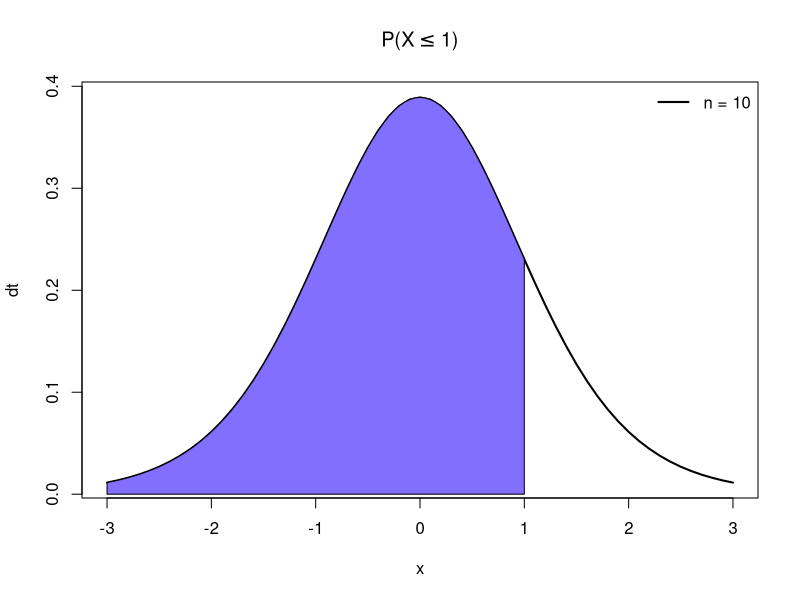
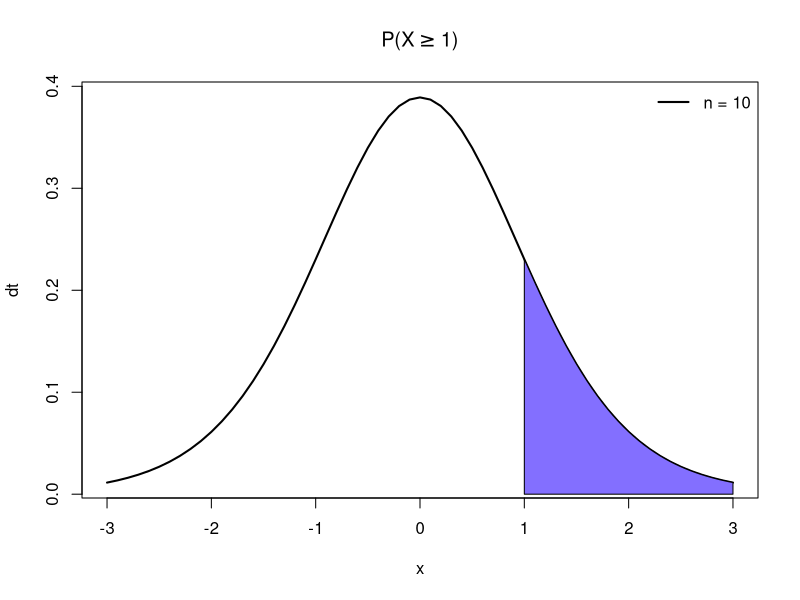
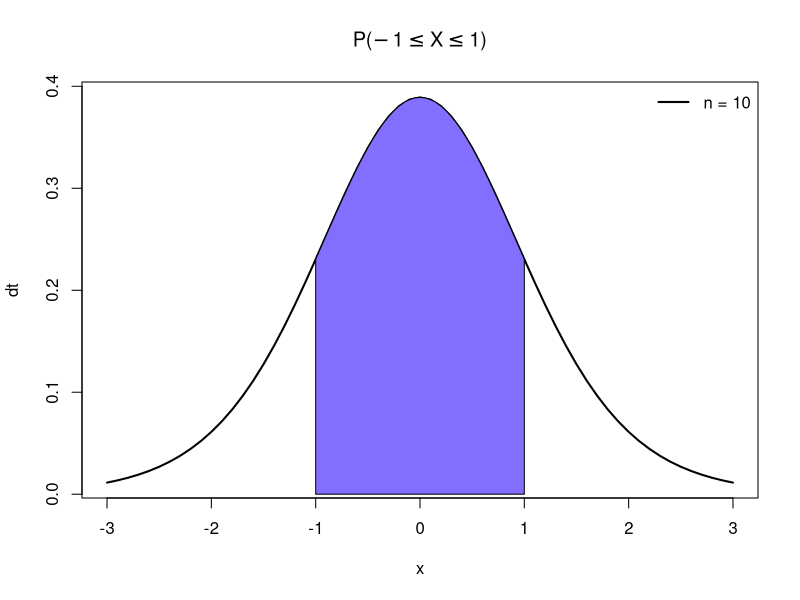
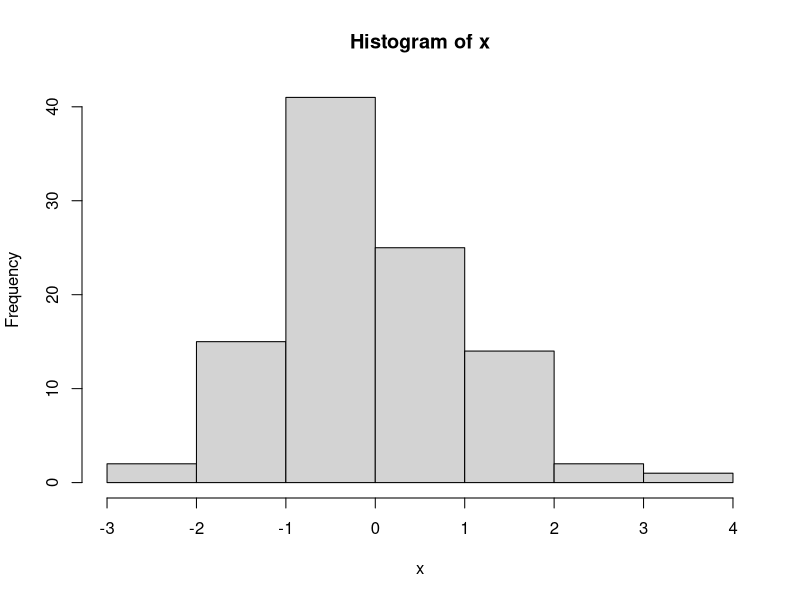
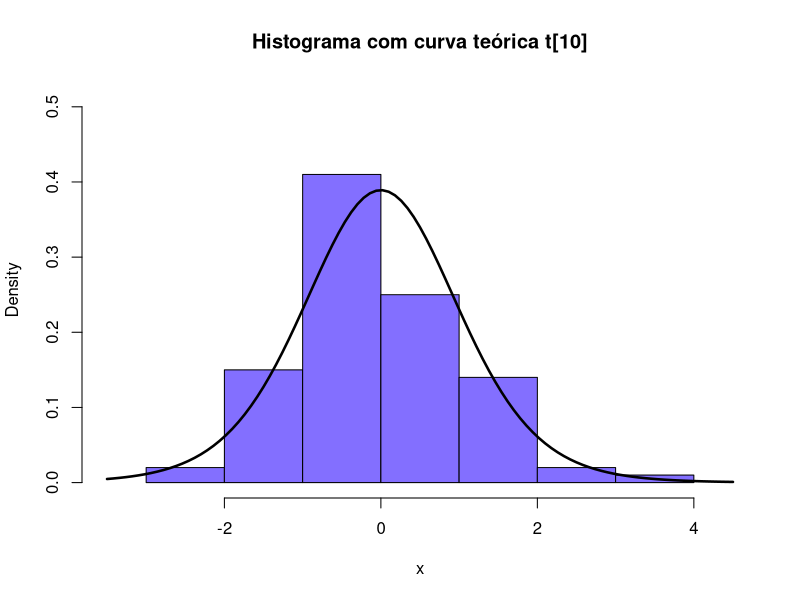
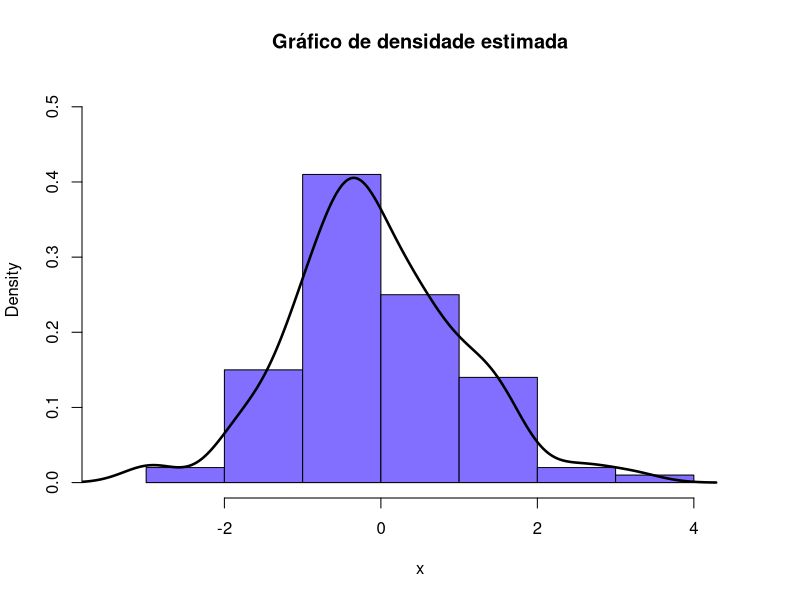

These figures' R source, in order:
## ---- chunk 1
knitr::opts_chunk$set(echo = TRUE)
## ---- chunk 2
quantil = 1
n = 10
## ---- chunk 3
cat('f(1, 10) = ', dt(quantil, n))
## ---- chunk 4
x = seq(-3, 3, by = 0.1)
plot(x, dt(x, n), type = 'l', ylab = 'dt', lwd = 2, main = expression(paste('P(X', phantom()<= 1, ')')))
polygon(x = c(-3, seq(-3, quantil, by = 0.05), quantil), y = c(0, dt(seq(-3, quantil, by = 0.05), n), 0), col = 'SlateBlue1')
legend("topright", legend = c('n = 10'), 
       lty=1, col=c('black'), lwd=2, bty="n")
## ---- chunk 5
cat('P(X <= 1) = ', pt(quantil, n))
## ---- chunk 6
plot(x, dt(x, n), type = 'l', ylab = 'dt', lwd = 2, main = expression(paste('P(X', phantom()>= 1, ')')))
polygon(x = c(quantil, seq(quantil, 3, by = 0.05), 3), y = c(0, dt(seq(quantil, 3, by = 0.05), n), 0), col = 'SlateBlue1')
legend("topright", legend = c('n = 10'), 
       lty=1, col=c('black'), lwd=2, bty="n")
## ---- chunk 7
cat('P(X >= 1) = ', pt(quantil, n, lower.tail = FALSE))
## ---- chunk 8
plot(x, dt(x, n), type = 'l', ylab = 'dt', lwd = 2, main = expression(paste('P(', -1 <= X,
                       phantom()<= 1, ')')))
polygon(x = c(-quantil, seq(-quantil, quantil, by = 0.05), quantil), y = c(0, dt(seq(-quantil, quantil, by = 0.05), n), 0), col = 'SlateBlue1')
legend("topright", legend = c('n = 10'), 
       lty=1, col=c('black'), lwd=2, bty="n")
## ---- chunk 9
cat('P(-1 <= X <= 1) = ', pt(-quantil, n) - pt(quantil, n))
## ---- chunk 10
cat('P(X <= x) = 0.95\n', 'x = ', qt(0.95, n))
## ---- chunk 11
x = rt(100, n)
## ---- chunk 12
y = hist(x)
lim.y = c(0, max(y$density) + max(y$density)/4)
lim.x = c(min(y$breaks) - 0.5, max(y$breaks) + 0.5)
## ---- chunk 13
hist(x, probability = TRUE, main = "Histograma com curva teórica t[10]", col = "SlateBlue1", xlim = lim.x, ylim = lim.y) 
curve(dt(x, n), add=T, lwd = 2.5)

hist(x, freq = F, main = "Gráfico de densidade estimada", col = "SlateBlue1", xlim = lim.x, ylim = lim.y)
lines(density(x), lwd = 2.5)
